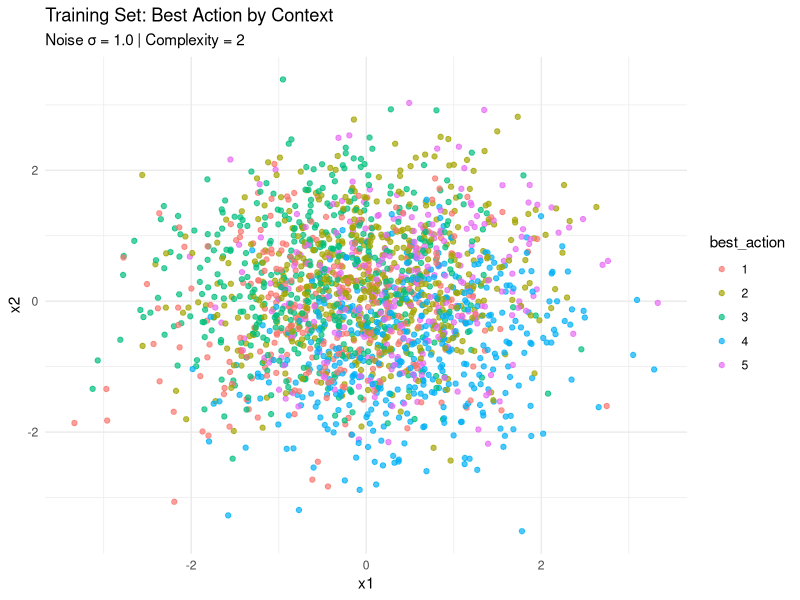

This figure's R source:
###############################################
# Contextual Bandit Dataset Generator (Enhanced)
# -----------------------------------------------
# Author: [Your Name]
# Description:
#   Generates training and testing contextual bandit
#   datasets with different random seeds, noise, and
#   complexity levels for robust benchmarking.
#
# Output:
#   data/contextual_bandit_train.csv
#   data/contextual_bandit_test.csv
###############################################

# ---- PARAMETERS ----

# Data set export file location (update as needed)

file_location <- "FOLLOW INSTRUCTIONS IN README.md FILE"

# Dataset sizes
n_train <- 20000
n_test  <- 5000

# Shared structure
d <- 10          # number of contextual features
k <- 5           # number of actions

# Parameter settings
train_sigma <- 1.0        # noise level (standard deviation)
test_sigma  <- 1.5        # higher noise = harder test set

train_complexity <- 2     # mild nonlinearity
test_complexity  <- 3     # stronger nonlinearity for test

# Random seeds
train_seed <- 12345
test_seed  <- 54321


# ---- Nonlinear effect function ----
nonlinear_effect <- function(x, complexity = 1) {
  if (complexity == 1) {
    return(rep(0, nrow(x))) # linear only
  } else if (complexity == 2) {
    return(0.3 * sin(x[,1] + 0.5 * x[,2]) + 0.1 * (x[,3]^2 - 1))
  } else if (complexity >= 3) {
    return(0.5 * sin(x[,1] + x[,2]) +
             0.2 * (x[,3]^2 - 1) +
             0.1 * cos(x[,4] * x[,5]))
  }
}

# ---- Bandit data generator ----
generate_bandit_data <- function(n, d, k, sigma, complexity, seed = 1234) {
  set.seed(seed)
  
  # Feature matrix
  X <- matrix(rnorm(n * d), nrow = n, ncol = d)
  colnames(X) <- paste0("x", 1:d)
  
  # Action-specific coefficients
  betas <- matrix(rnorm(k * d, 0, 1), nrow = k)
  
  # Nonlinear term
  nonlinear_term <- nonlinear_effect(X, complexity)
  
  # Expected reward per action
  expected_rewards <- matrix(0, nrow = n, ncol = k)
  for (a in 1:k) {
    expected_rewards[, a] <- X %*% betas[a, ] + nonlinear_term
  }
  
  # Observed rewards with noise
  observed_rewards <- expected_rewards + matrix(rnorm(n * k, 0, sigma), nrow = n)
  
  # Best action (true optimal)
  best_action <- apply(expected_rewards, 1, which.max)
  best_reward <- apply(expected_rewards, 1, max)
  
  # Build data frame
  df <- data.frame(X)
  df$best_action <- best_action
  df$best_reward <- best_reward
  
  # Add observed rewards
  reward_cols <- as.data.frame(observed_rewards)
  colnames(reward_cols) <- paste0("reward_a", 1:k)
  
  cb_data <- cbind(df, reward_cols)
  attr(cb_data, "betas") <- betas
  cb_data
}

# ---- Generate Training and Test Data ----
cat("Generating contextual bandit datasets...\n")

train_data <- generate_bandit_data(n_train, d, k, sigma = train_sigma,
                                   complexity = train_complexity, seed = train_seed)

test_data  <- generate_bandit_data(n_test,  d, k, sigma = test_sigma,
                                   complexity = test_complexity, seed = test_seed)

# ---- Save Outputs ----

# Make sure the folder exists
if (!dir.exists(file_location)) dir.create(file_location, recursive = TRUE)

# Save outputs (using file.path for safety)
write.csv(train_data, file.path(file_location, "contextual_bandit_train.csv"), row.names = FALSE)
write.csv(test_data,  file.path(file_location, "contextual_bandit_test.csv"),  row.names = FALSE)

# ---- Summary Log ----
cat("\n✅ Contextual Bandit Datasets Generated\n")
cat("========================================\n")
cat(sprintf("Train: %d samples | σ = %.2f | Complexity = %d | Seed = %d\n",
            n_train, train_sigma, train_complexity, train_seed))
cat(sprintf("Test : %d samples | σ = %.2f | Complexity = %d | Seed = %d\n",
            n_test,  test_sigma,  test_complexity,  test_seed))
cat(sprintf("Features: %d | Actions: %d\n", d, k))
cat("========================================\n")

# ---- Optional Visualization ----
suppressPackageStartupMessages(library(ggplot2))
sample_plot <- data.frame(
  x1 = train_data$x1[1:2000],
  x2 = train_data$x2[1:2000],
  best_action = as.factor(train_data$best_action[1:2000])
)

ggplot(sample_plot, aes(x = x1, y = x2, color = best_action)) +
  geom_point(alpha = 0.7) +
  labs(title = "Training Set: Best Action by Context",
       subtitle = sprintf("Noise σ = %.1f | Complexity = %d", train_sigma, train_complexity)) +
  theme_minimal()
